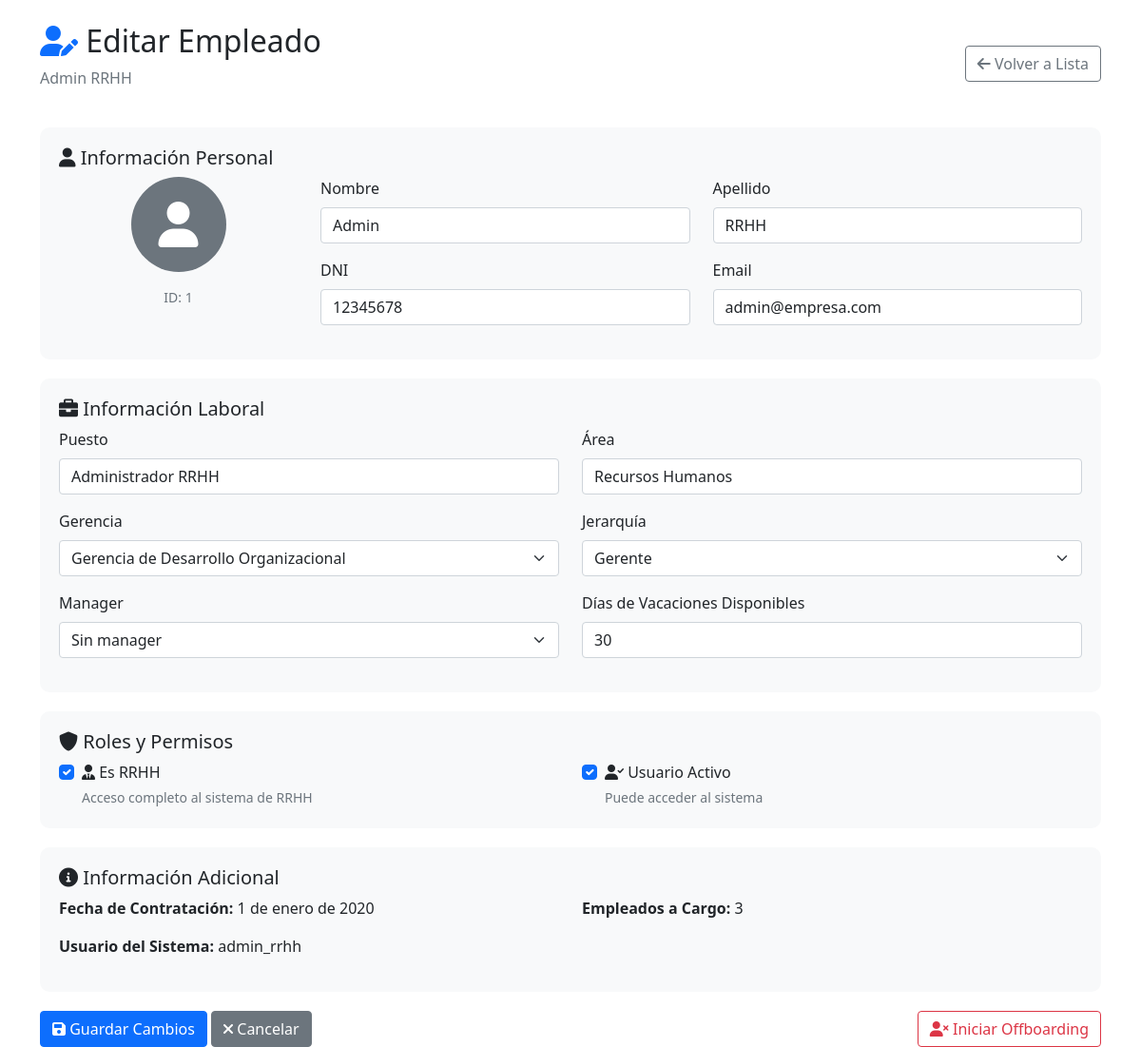
The app's page /rrhh/empleados/1/editar/ (signed in) with its own data.
### empleados/models.py (models this page shows, shortened)
class Empleado(models.Model):
    JERARQUIA_CHOICES = [
        ('director', 'Director'),
        ('gerente', 'Gerente'),
        ('sub_gerente', 'Sub Gerente'),
        ('jefe', 'Jefe'),
        ('supervisor', 'Supervisor'),
        ('coordinador', 'Coordinador'),
        ('asistente', 'Asistente'),
        ('auxiliar', 'Auxiliar'),
    ]
    GERENCIA_CHOICES = [
        ('gerencia_comercial_local', 'Gerencia Comercial Local'),
        ('gerencia_comercial_internacional', 'Gerencia Comercial Internacional'),
        ('gerencia_desarrollo_organizacional', 'Gerencia de Desarrollo Organizacional'),
        ('gerencia_administracion_finanzas', 'Gerencia Administración y Finanzas'),
    ]
    user = models.OneToOneField(User, on_delete=models.CASCADE, related_name='empleado', null=True)
    nombre = models.CharField(max_length=100)
    apellido = models.CharField(max_length=100)
    dni = models.CharField(
        max_length=8,
        unique=True,
        validators=[validar_dni],
        help_text='Documento Nacional de Identidad (8 dígitos)',
        verbose_name='DNI'
    )
    email = models.EmailField(unique=True)
    puesto = models.CharField(max_length=100)
    fecha_contratacion = models.DateField()
    dias_vacaciones_disponibles = models.IntegerField(default=20, help_text='Días laborables de vacaciones por período')
    dias_vacaciones_calendario = models.IntegerField(
        default=42,
        help_text='Días calendario equivalentes (laborables + fines de semana estimados)'
    )
    dias_calendario_tomados_año = models.IntegerField(
        default=0,
        help_text='Días calendario ya tomados en el año actual'
    )
    fines_semana_incluidos_año = models.IntegerField(
        default=0,
        help_text='Cantidad de fines de semana incluidos en vacaciones del año'
    )
    manager = models.ForeignKey(
        'self', on_delete=models.SET_NULL, null=True, blank=True, related_name='equipo'
    )
    es_rrhh = models.BooleanField(
        default=False,
        help_text='Indica si este empleado es parte del departamento de RRHH'
    )
    area = models.CharField(
        max_length=100,
        null=True,
        blank=True,
        help_text='Área o departamento del empleado'
    )
    gerencia = models.CharField(
        max_length=50,
        choices=GERENCIA_CHOICES,
        null=True,
        blank=True,
        help_text='Gerencia a la que pertenece el empleado'
    )
    jerarquia = models.CharField(
        max_length=20,
        choices=JERARQUIA_CHOICES,
        default='auxiliar',
        help_text='Nivel jerárquico del empleado en la organización'
    )
    foto_perfil = models.FileField(
        upload_to='fotos_perfil/',
        null=True,
        blank=True,
        help_text='Foto de perfil del empleado'
    )
    @property
    def es_manager(self):
        return self.equipo.exists()
    @property
    def puede_gestionar_equipo(self):
        jerarquias_gestoras = ['director', 'gerente', 'sub_gerente', 'jefe']
        return self.es_manager or self.jerarquia in jerarquias_gestoras or self.es_rrhh

### empleados/views.py (the view, shortened to what this page needs)
# urls.py: path('rrhh/empleados/<int:empleado_id>/editar/', views.rrhh_editar_empleado, name='rrhh_editar_empleado'),
@login_required
def rrhh_editar_empleado(request, empleado_id):
    try:
        empleado_rrhh = Empleado.objects.get(email=request.user.email)
        if not empleado_rrhh.es_rrhh:
            messages.error(request, 'No tienes permisos para acceder a esta sección.')
            return redirect('inicio_empleado')
    except Empleado.DoesNotExist:
        messages.error(request, 'Empleado no encontrado.')
        return redirect('login_empleado')
    empleado = get_object_or_404(Empleado, id=empleado_id)
    posibles_managers = Empleado.objects.filter(
        jerarquia__in=['director', 'gerente', 'sub_gerente', 'jefe']
    ).exclude(id=empleado.id)
    context = {
        'empleado_rrhh': empleado_rrhh,
        'empleado': empleado,
        'posibles_managers': posibles_managers,
        'gerencias_disponibles': Empleado.GERENCIA_CHOICES,
        'jerarquias_disponibles': Empleado.JERARQUIA_CHOICES,
        'user': request.user
    }
    return render(request, 'empleados/rrhh_editar_empleado.html', context)

### empleados/templates/empleados/rrhh_editar_empleado.html (shortened to what this page needs)
<!DOCTYPE html>
<html lang="es">
<head>
    <link href="https://cdn.jsdelivr.net/npm/bootstrap@5.1.3/dist/css/bootstrap.min.css" rel="stylesheet">
    <link href="https://cdnjs.cloudflare.com/ajax/libs/font-awesome/6.0.0/css/all.min.css" rel="stylesheet">
</head>
<body>
    <div class="container mt-4">
        <div class="row">
            <div class="col-12">
                <div class="d-flex justify-content-between align-items-center mb-4">
                    <div>
                        <h2><i class="fas fa-user-edit text-primary"></i> Editar Empleado</h2>
                        <p class="text-muted">{{ empleado.nombre }} {{ empleado.apellido }}</p>
                    </div>
                    <div>
                        <a href="{% url 'rrhh_lista_empleados' %}" class="btn btn-outline-secondary">
                            <i class="fas fa-arrow-left"></i> Volver a Lista
                        </a>
                    </div>
                </div>
            </div>
        </div>
        <form method="POST">
            <div class="form-section">
                <h5><i class="fas fa-user"></i> Información Personal</h5>
                <div class="row">
                    <div class="col-md-3 text-center">
                        {% if empleado.foto_perfil %}
                            <img src="{{ empleado.foto_perfil.url }}" alt="Foto" class="employee-photo mb-3">
                        {% else %}
                            <div class="employee-photo bg-secondary d-flex align-items-center justify-content-center text-white mx-auto mb-3">
                                <i class="fas fa-user fa-3x"></i>
                            </div>
                        {% endif %}
                        <p class="text-muted small">ID: {{ empleado.id }}</p>
                    </div>
                    <div class="col-md-9">
                        <div class="row">
                            <div class="col-md-6">
                                <div class="mb-3">
                                    <label for="nombre" class="form-label">Nombre</label>
                                    <input type="text" class="form-control" id="nombre" name="nombre"
                                           value="{{ empleado.nombre }}" required>
                                </div>
                            </div>
                            <div class="col-md-6">
                                <div class="mb-3">
                                    <label for="apellido" class="form-label">Apellido</label>
                                    <input type="text" class="form-control" id="apellido" name="apellido"
                                           value="{{ empleado.apellido }}" required>
                                </div>
                            </div>
                            <div class="col-md-6">
                                <div class="mb-3">
                                    <label for="dni" class="form-label">DNI</label>
                                    <input type="text" class="form-control" id="dni" name="dni"
                                           value="{{ empleado.dni }}" maxlength="8" pattern="[0-9]{8}"
                                           title="Ingrese exactamente 8 dígitos" required>
                                </div>
                            </div>
                            <div class="col-md-6">
                                <div class="mb-3">
                                    <label for="email" class="form-label">Email</label>
                                    <input type="email" class="form-control" id="email" name="email"
                                           value="{{ empleado.email }}" required>
                                </div>
                            </div>
                        </div>
                    </div>
                </div>
            </div>
            <div class="form-section">
                <h5><i class="fas fa-briefcase"></i> Información Laboral</h5>
                <div class="row">
                    <div class="col-md-6">
                        <div class="mb-3">
                            <label for="puesto" class="form-label">Puesto</label>
                            <input type="text" class="form-control" id="puesto" name="puesto"
                                   value="{{ empleado.puesto }}" required>
                        </div>
                    </div>
                    <div class="col-md-6">
                        <div class="mb-3">
                            <label for="area" class="form-label">Área</label>
                            <input type="text" class="form-control" id="area" name="area"
                                   value="{{ empleado.area }}">
                        </div>
                    </div>
                    <div class="col-md-6">
                        <div class="mb-3">
                            <label for="gerencia" class="form-label">Gerencia</label>
                            <select class="form-select" id="gerencia" name="gerencia">
                                {% for gerencia_key, gerencia_nombre in gerencias_disponibles %}
                                    <option value="{{ gerencia_key }}"
                                            {% if empleado.gerencia == gerencia_key %}selected{% endif %}>
                                        {{ gerencia_nombre }}
                                    </option>
                                {% endfor %}
                            </select>
                        </div>
                    </div>
                    <div class="col-md-6">
                        <div class="mb-3">
                            <label for="jerarquia" class="form-label">Jerarquía</label>
                            <select class="form-select" id="jerarquia" name="jerarquia">
                                {% for jerarquia_key, jerarquia_nombre in jerarquias_disponibles %}
                                    <option value="{{ jerarquia_key }}"
                                            {% if empleado.jerarquia == jerarquia_key %}selected{% endif %}>
                                        {{ jerarquia_nombre }}
                                    </option>
                                {% endfor %}
                            </select>
                        </div>
                    </div>
                    <div class="col-md-6">
                        <div class="mb-3">
                            <label for="manager" class="form-label">Manager</label>
                            <select class="form-select" id="manager" name="manager">
                                <option value="">Sin manager</option>
                            </select>
                        </div>
                    </div>
                    <div class="col-md-6">
                        <div class="mb-3">
                            <label for="dias_vacaciones" class="form-label">Días de Vacaciones Disponibles</label>
                            <input type="number" class="form-control" id="dias_vacaciones" name="dias_vacaciones"
                                   value="{{ empleado.dias_vacaciones_disponibles }}" min="0" required>
                        </div>
                    </div>
                </div>
            </div>
            <div class="form-section">
                <h5><i class="fas fa-shield-alt"></i> Roles y Permisos</h5>
                <div class="row">
                    <div class="col-md-6">
                        <div class="form-check">
                            <input class="form-check-input" type="checkbox" id="es_rrhh" name="es_rrhh"
                                   {% if empleado.es_rrhh %}checked{% endif %}>
                            <label class="form-check-label" for="es_rrhh">
                                <i class="fas fa-user-tie"></i> Es RRHH
                            </label>
                            <small class="form-text text-muted d-block">
                                Acceso completo al sistema de RRHH
                            </small>
                        </div>
                    </div>
                    <div class="col-md-6">
                        <div class="form-check">
                            <input class="form-check-input" type="checkbox" id="usuario_activo" name="usuario_activo"
                                   {% if empleado.user.is_active %}checked{% endif %}>
                            <label class="form-check-label" for="usuario_activo">
                                <i class="fas fa-user-check"></i> Usuario Activo
                            </label>
                            <small class="form-text text-muted d-block">
                                Puede acceder al sistema
                            </small>
                        </div>
                    </div>
                </div>
            </div>
            <div class="form-section">
                <h5><i class="fas fa-info-circle"></i> Información Adicional</h5>
                <div class="row">
                    <div class="col-md-6">
                        <p><strong>Fecha de Contratación:</strong> {{ empleado.fecha_contratacion }}</p>
                        <p><strong>Usuario del Sistema:</strong>
                            {% if empleado.user %}
                                {{ empleado.user.username }}
                            {% else %}
                                <span class="text-muted">Sin usuario asignado</span>
                            {% endif %}
                        </p>
                    </div>
                    <div class="col-md-6">
                        {% if empleado.puede_gestionar_equipo %}
                            <p><strong>Empleados a Cargo:</strong> {{ empleado.equipo.count }}</p>
                        {% endif %}
                    </div>
                </div>
            </div>
            <div class="d-flex justify-content-between">
                <div>
                    <button type="submit" class="btn btn-primary">
                        <i class="fas fa-save"></i> Guardar Cambios
                    </button>
                    <a href="{% url 'rrhh_lista_empleados' %}" class="btn btn-secondary">
                        <i class="fas fa-times"></i> Cancelar
                    </a>
                </div>
                <div>
                    {% if empleado.user.is_active %}
                        <a href="{% url 'rrhh_offboarding_empleado' empleado.id %}"
                           class="btn btn-outline-danger"
                           onclick="return confirm('¿Está seguro de iniciar el proceso de offboarding para este empleado?')">
                            <i class="fas fa-user-times"></i> Iniciar Offboarding
                        </a>
                    {% endif %}
                </div>
            </div>
        </form>
    </div>
</body>
</html>

### empleados/templates/empleados/rrhh_editar_empleado.html (style rules this page uses)
.form-section { background-color: #f8f9fa; border-radius: 10px; padding: 20px; margin-bottom: 20px; }
.employee-photo { width: 100px; height: 100px; object-fit: cover; border-radius: 50%; }

### records on screen
Empleado: nombre "Admin", apellido "RRHH", id "1", dni "12345678", email "admin@empresa.com", puesto "Administrador RRHH", area "Recursos Humanos", gerencia "Gerencia de Desarrollo Organizacional", jerarquia "Gerente", dias_vacaciones "30", es_rrhh "☑", user_id "☑", fecha_contratacion "1 de enero de 2020", user.username "admin_rrhh", equipo.count "3"
